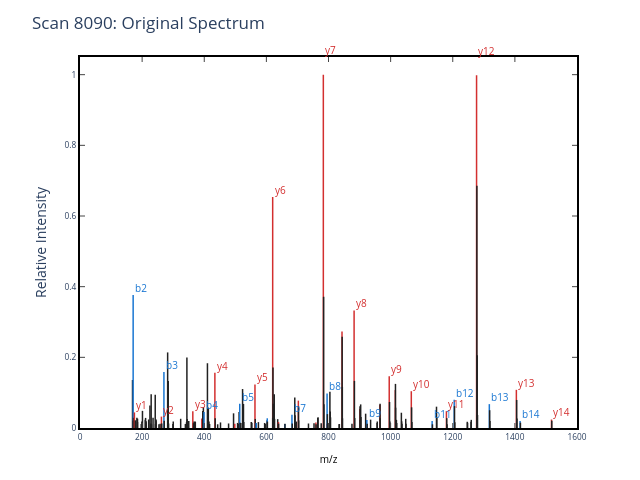

Here is the notebook cell this chart was saved with:
### Code cell
scan_8090 = get_SWT_object(
    mzml_path=full_calibrated_mzml_path,
    scan_number = 8090,
    full_sequence = 'AVVQ[Deamidated]DPALKPLALVYGEATSR',
)

plot_MS2(scan_8090, title='Scan 8090: Original Spectrum')
